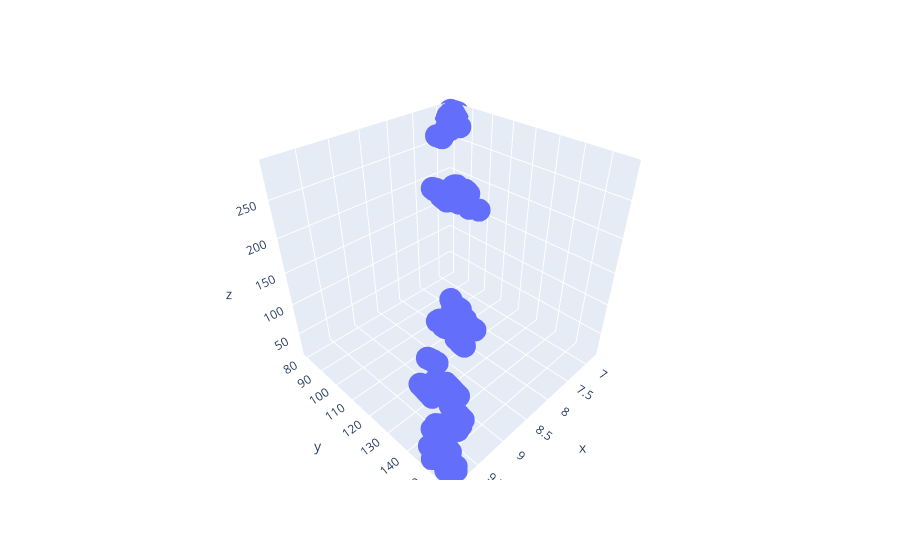

Notebook code for this chart:
### Code cell
import plotly.express as px
fig = px.scatter_3d(x = X[:,0], y = X[:,1], z = X[:,2])
fig.show()

### Figure 1 — Plotly figure (JSON) as saved in the notebook; plotly's stock layout.template omitted (floating-point values rounded to 4 significant figures; data arrays with more than 128 entries replaced by an {"elided": "..."} marker saying what was removed)
{"data": [{"hovertemplate": "x=%{x}<br>y=%{y}<br>z=%{z}<extra></extra>", "legendgroup": "", "marker": {"color": "#636efa", "symbol": "circle"}, "mode": "markers", "name": "", "scene": "scene", "showlegend": false, "type": "scatter3d", "x": {"elided": "228 float values"}, "y": {"elided": "228 int values"}, "z": {"elided": "228 int values"}}], "layout": {"legend": {"tracegroupgap": 0}, "margin": {"t": 60}, "scene": {"domain": {"x": [0, 1], "y": [0, 1]}, "xaxis": {"title": {"text": "x"}}, "yaxis": {"title": {"text": "y"}}, "zaxis": {"title": {"text": "z"}}}}}
